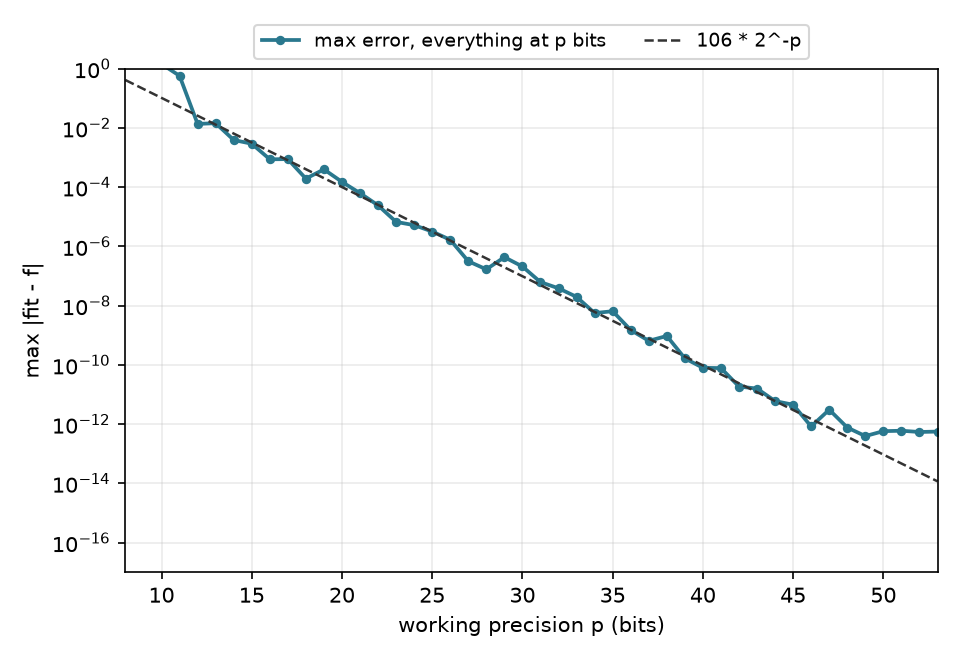

Here is the Python script that generated this plot:
"""Least-squares error against working precision: one bit of error per bit of precision.

Fits f(x) = exp(sin(3x)) with 40 Chebyshev polynomials on 400 points, with every step at p bits:
the data are rounded to p bits, the Chebyshev features are built by the three-term recurrence in
p-bit arithmetic, the solve is pbit.lstsq (DGELSS at p bits), and the fit is evaluated at p bits.
The error is measured in binary64 against the exact function.

    python examples/precision_sweep.py       # prints a table; saves precision_sweep.png if matplotlib is installed
"""
from pathlib import Path

import numpy as np

import pbit


def chebyshev_features(x: pbit.PArray, degree: int) -> pbit.PArray:
    cols = [pbit.ones(x.shape, x.fmt), x]
    for _ in range(degree - 1):
        cols.append(2 * x * cols[-1] - cols[-2])      # T_{k+1} = 2 x T_k - T_{k-1}, at p bits
    return pbit.stack(cols, axis=1)


def main():
    f = lambda t: np.exp(np.sin(3 * t))                  # noqa: E731
    x_fit, x_eval = np.linspace(-1, 1, 400), np.linspace(-1, 1, 2001)
    rows = []
    for p in range(8, 54):
        fmt = pbit.Format(p)
        A = chebyshev_features(pbit.array(x_fit, fmt), 39)
        coef, _, rank, _ = pbit.lstsq(A, pbit.array(f(x_fit), fmt))
        fit = chebyshev_features(pbit.array(x_eval, fmt), 39) @ coef
        err = np.max(np.abs(fit.to_numpy() - f(x_eval)))
        rows.append((p, err, rank))
        print(f"p = {p:2d}   max error = {err:.3e}   error * 2^p = {err * 2.0 ** p:8.1f}   rank = {rank}")
    try:
        import matplotlib
        matplotlib.use("Agg")
        import matplotlib.pyplot as plt
    except ImportError:
        return
    ps = np.array([r[0] for r in rows])
    errs = np.array([r[1] for r in rows])
    c = np.exp2(np.median(np.log2(errs[(ps >= 12) & (ps <= 46)]) + ps[(ps >= 12) & (ps <= 46)]))
    fig, ax = plt.subplots(figsize=(6.4, 4.4))
    ax.semilogy(ps, errs, "o-", ms=3.5, lw=1.8, color="#2a788e", label="max error, everything at p bits")
    ax.semilogy(ps, c * 2.0 ** -ps, "--", color="#333333", lw=1.2, label=f"{c:.0f} * 2^-p")
    ax.set_xlabel("working precision p (bits)")
    ax.set_ylabel("max |fit - f|")
    ax.set_xlim(8, 53)
    ax.set_ylim(1e-17, 1)
    ax.grid(alpha=0.25)
    ax.legend(loc="lower center", bbox_to_anchor=(0.5, 1.02), ncol=2, fontsize=9, borderaxespad=0)
    fig.tight_layout()
    out = Path(__file__).with_name("precision_sweep.png")
    fig.savefig(out, dpi=150)
    print("saved", out)


if __name__ == "__main__":
    main()
